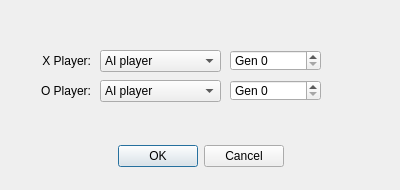
<?xml version="1.0" encoding="UTF-8"?>
<ui version="4.0">
 <class>tic_tac_toe_ui::NewSandboxDialog</class>
 <widget class="QDialog" name="tic_tac_toe_ui::NewSandboxDialog">
  <property name="geometry">
   <rect>
    <x>0</x>
    <y>0</y>
    <width>400</width>
    <height>190</height>
   </rect>
  </property>
  <property name="minimumSize">
   <size>
    <width>400</width>
    <height>190</height>
   </size>
  </property>
  <property name="maximumSize">
   <size>
    <width>400</width>
    <height>190</height>
   </size>
  </property>
  <property name="windowTitle">
   <string>New sandbox window</string>
  </property>
  <property name="modal">
   <bool>true</bool>
  </property>
  <widget class="QDialogButtonBox" name="button_box">
   <property name="geometry">
    <rect>
     <x>10</x>
     <y>140</y>
     <width>381</width>
     <height>32</height>
    </rect>
   </property>
   <property name="orientation">
    <enum>Qt::Horizontal</enum>
   </property>
   <property name="standardButtons">
    <set>QDialogButtonBox::Cancel|QDialogButtonBox::Ok</set>
   </property>
   <property name="centerButtons">
    <bool>true</bool>
   </property>
  </widget>
  <widget class="QComboBox" name="x_player_type">
   <property name="geometry">
    <rect>
     <x>100</x>
     <y>50</y>
     <width>121</width>
     <height>22</height>
    </rect>
   </property>
   <item>
    <property name="text">
     <string>AI player</string>
    </property>
   </item>
   <item>
    <property name="text">
     <string>Human player</string>
    </property>
   </item>
   <item>
    <property name="text">
     <string>Random</string>
    </property>
   </item>
   <item>
    <property name="text">
     <string>Informed Random</string>
    </property>
   </item>
  </widget>
  <widget class="QLabel" name="label_4">
   <property name="geometry">
    <rect>
     <x>30</x>
     <y>50</y>
     <width>61</width>
     <height>21</height>
    </rect>
   </property>
   <property name="text">
    <string>X Player:</string>
   </property>
   <property name="alignment">
    <set>Qt::AlignRight|Qt::AlignTrailing|Qt::AlignVCenter</set>
   </property>
  </widget>
  <widget class="QLabel" name="label_5">
   <property name="geometry">
    <rect>
     <x>30</x>
     <y>80</y>
     <width>61</width>
     <height>21</height>
    </rect>
   </property>
   <property name="text">
    <string>O Player:</string>
   </property>
   <property name="alignment">
    <set>Qt::AlignRight|Qt::AlignTrailing|Qt::AlignVCenter</set>
   </property>
  </widget>
  <widget class="QComboBox" name="o_player_type">
   <property name="geometry">
    <rect>
     <x>100</x>
     <y>80</y>
     <width>121</width>
     <height>22</height>
    </rect>
   </property>
   <item>
    <property name="text">
     <string>AI player</string>
    </property>
   </item>
   <item>
    <property name="text">
     <string>Human player</string>
    </property>
   </item>
   <item>
    <property name="text">
     <string>Random</string>
    </property>
   </item>
   <item>
    <property name="text">
     <string>Informed Random</string>
    </property>
   </item>
  </widget>
  <widget class="QSpinBox" name="x_player_generation">
   <property name="geometry">
    <rect>
     <x>230</x>
     <y>50</y>
     <width>91</width>
     <height>21</height>
    </rect>
   </property>
   <property name="prefix">
    <string notr="true">Gen </string>
   </property>
   <property name="maximum">
    <number>999999999</number>
   </property>
  </widget>
  <widget class="QSpinBox" name="o_player_generation">
   <property name="geometry">
    <rect>
     <x>230</x>
     <y>80</y>
     <width>91</width>
     <height>21</height>
    </rect>
   </property>
   <property name="prefix">
    <string notr="true">Gen </string>
   </property>
   <property name="maximum">
    <number>999999999</number>
   </property>
  </widget>
 </widget>
 <tabstops>
  <tabstop>x_player_type</tabstop>
  <tabstop>x_player_generation</tabstop>
  <tabstop>o_player_type</tabstop>
  <tabstop>o_player_generation</tabstop>
 </tabstops>
 <resources/>
 <connections>
  <connection>
   <sender>button_box</sender>
   <signal>accepted()</signal>
   <receiver>tic_tac_toe_ui::NewSandboxDialog</receiver>
   <slot>accept()</slot>
   <hints>
    <hint type="sourcelabel">
     <x>200</x>
     <y>155</y>
    </hint>
    <hint type="destinationlabel">
     <x>199</x>
     <y>94</y>
    </hint>
   </hints>
  </connection>
  <connection>
   <sender>button_box</sender>
   <signal>rejected()</signal>
   <receiver>tic_tac_toe_ui::NewSandboxDialog</receiver>
   <slot>reject()</slot>
   <hints>
    <hint type="sourcelabel">
     <x>200</x>
     <y>155</y>
    </hint>
    <hint type="destinationlabel">
     <x>199</x>
     <y>94</y>
    </hint>
   </hints>
  </connection>
 </connections>
</ui>
